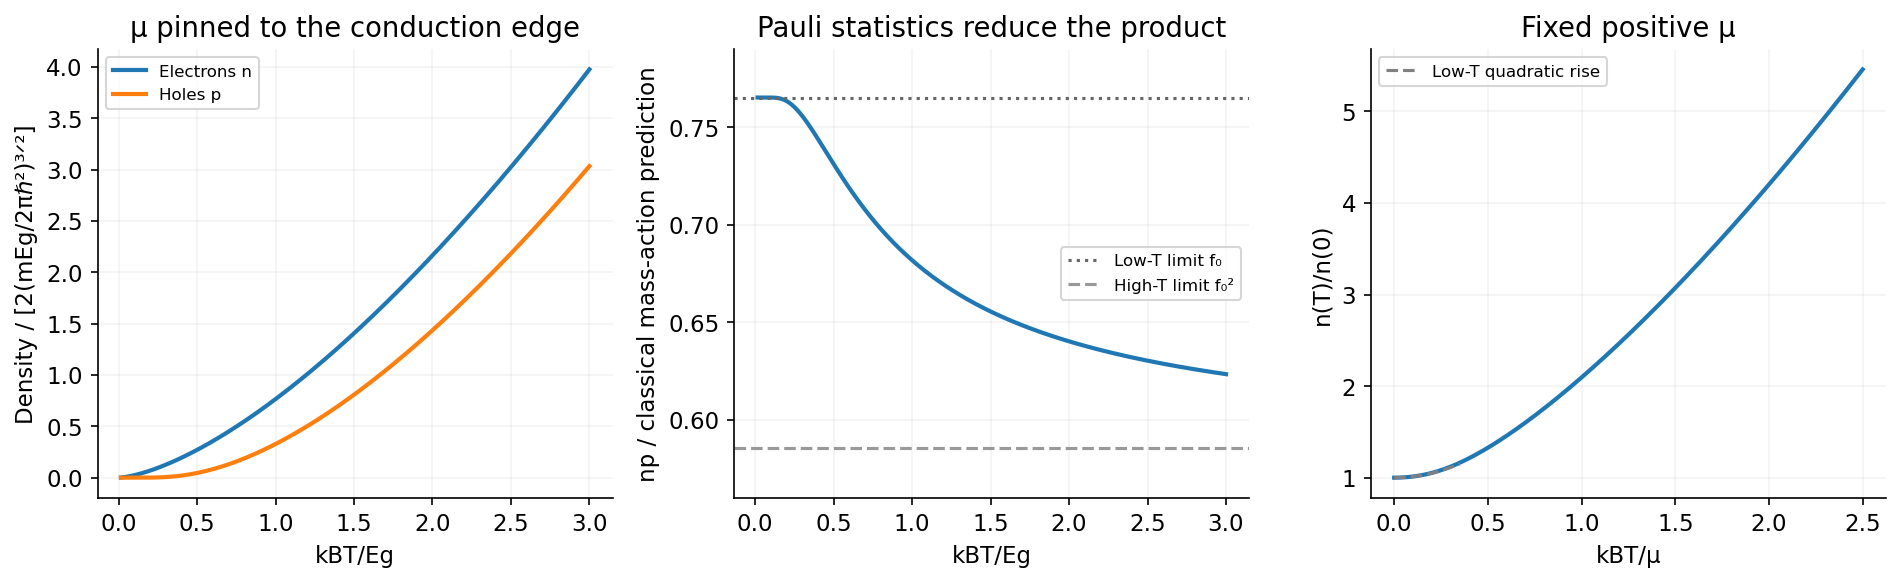

Write the Python code that produced this figure.
"""Original solution diagram; Python 3.14.4, numpy 2.3.5, matplotlib 3.10.7.
Run from the mirrored _media directory; output is a basename in cwd.
"""
from pathlib import Path
import numpy as np
import matplotlib
matplotlib.use('Agg')
import matplotlib.pyplot as plt
plt.rcParams.update({'font.size':11,'figure.facecolor':'white','axes.spines.top':False,'axes.spines.right':False})

# Normalized Fermi-Dirac F_{1/2}: quadrature after x=s²; no scipy dependency.
nodes,weights=np.polynomial.legendre.leggauss(200)
def F(eta):
 if eta>25:return 4/(3*np.sqrt(np.pi))*eta**1.5*(1+np.pi**2/(8*eta**2)+7*np.pi**4/(640*eta**4))
 upper=np.sqrt(max(eta,0)+42);s=.5*upper*(nodes+1);return 4/np.sqrt(np.pi)*.5*upper*np.sum(weights*s*s*np.exp(-np.logaddexp(0,s*s-eta)))
f0=F(0);t=np.linspace(.015,3,550);n=f0*t**1.5;p=t**1.5*np.array([F(-1/x) for x in t]);ratio=f0*np.array([F(-1/x)*np.exp(1/x) for x in t]);u=np.linspace(.005,2.5,500);positive=3*np.sqrt(np.pi)/4*u**1.5*np.array([F(1/x) for x in u]);fig,axs=plt.subplots(1,3,figsize=(12.8,4));axs[0].plot(t,n,label='Electrons n',lw=2);axs[0].plot(t,p,label='Holes p',lw=2);axs[0].set(xlabel='kBT/Eg',ylabel='Density / [2(mEg/2πℏ²)³ᐟ²]',title='μ pinned to the conduction edge');axs[0].legend(fontsize=8);axs[1].plot(t,ratio,lw=2);axs[1].axhline(f0,color='.4',ls=':',label='Low-T limit f₀');axs[1].axhline(f0*f0,color='.6',ls='--',label='High-T limit f₀²');axs[1].set(xlabel='kBT/Eg',ylabel='np / classical mass-action prediction',title='Pauli statistics reduce the product',ylim=(.56,.79));axs[1].legend(fontsize=8);axs[2].plot(np.r_[0,u],np.r_[1,positive],lw=2);z=np.linspace(0,.35,100);axs[2].plot(z,1+np.pi*np.pi*z*z/8,'--',color='.5',label='Low-T quadratic rise');axs[2].set(xlabel='kBT/μ',ylabel='n(T)/n(0)',title='Fixed positive μ');axs[2].legend(fontsize=8)
for ax in axs:ax.grid(alpha=.15)
fig.tight_layout()

fig.savefig(Path(__file__).with_suffix('.png').name,dpi=150,facecolor='white',bbox_inches='tight');plt.close(fig)
